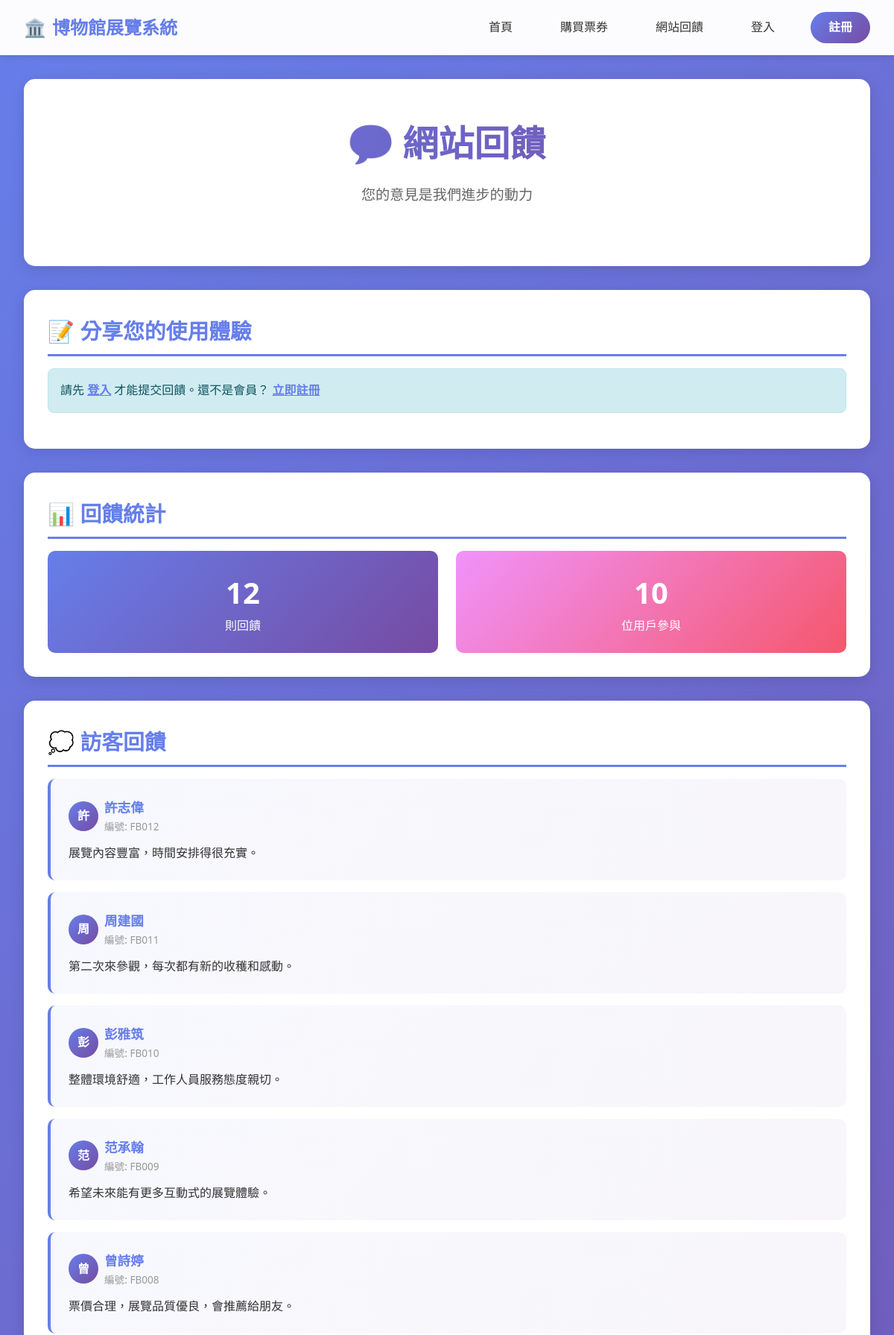
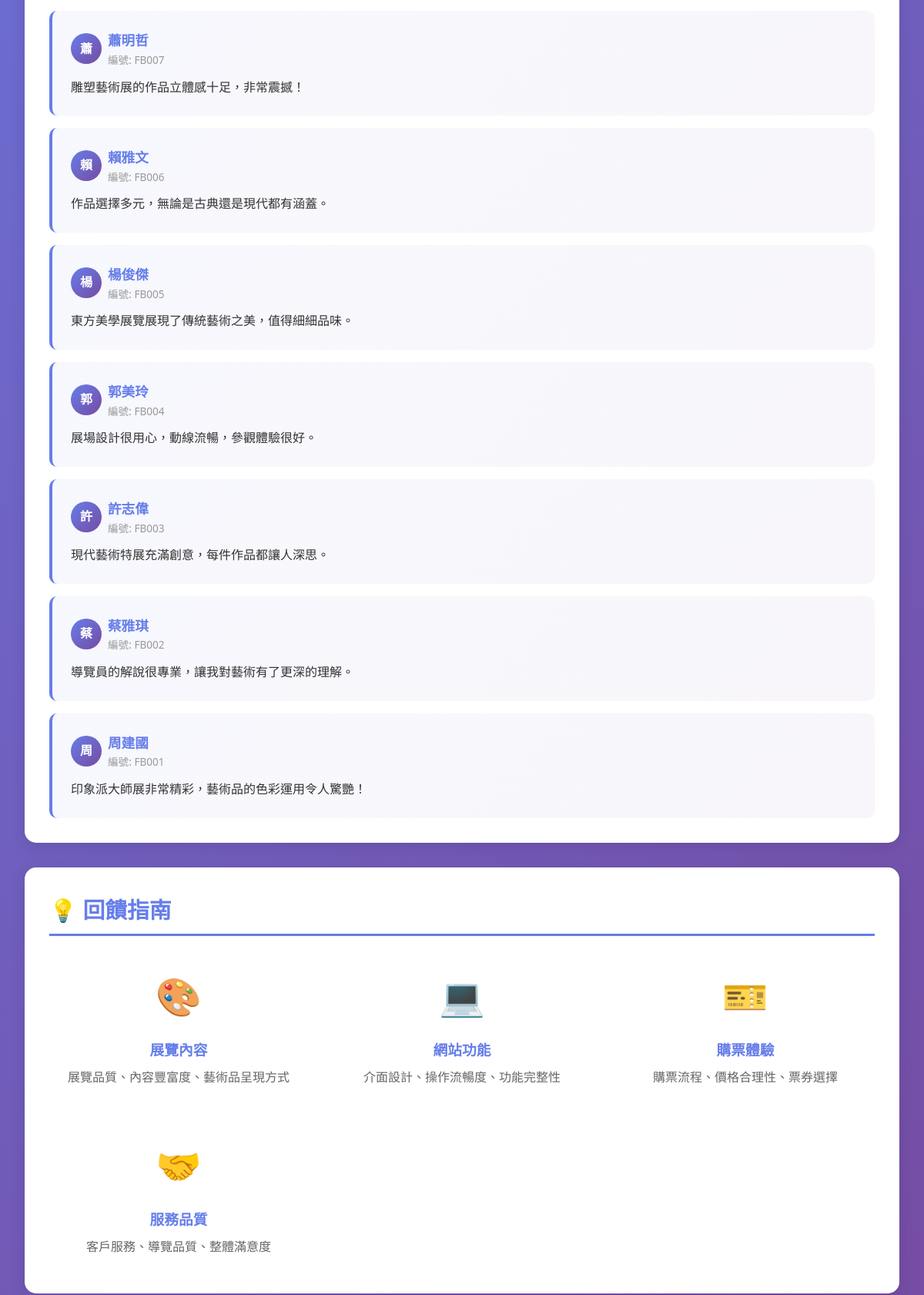
Page /feedback.php (upper part) on the committed database (2 pictures, top to bottom).
### tables this page shows
CREATE TABLE `feedback` (
  `id` varchar(10) NOT NULL,
  `fb_id` varchar(10) NOT NULL,
  `content` varchar(2000) NOT NULL
);

CREATE TABLE `person` (
  `id` varchar(10) NOT NULL,
  `gender` varchar(10) NOT NULL,
  `name` varchar(50) NOT NULL,
  `phone` varchar(10) NOT NULL,
  `mail` varchar(100) NOT NULL,
  `birth_date` date NOT NULL
);

### config.php (called while the page is built, shortened)
<?php
function isLoggedIn() {
    return isset($_SESSION['user_id']);
}
?>

### feedback.php (the view, shortened to what this page needs)
<?php
require_once 'config.php';
$sql = "SELECT f.content, p.name, f.fb_id, p.id
        FROM feedback f
        LEFT JOIN person p ON f.id = p.id
        WHERE f.fb_id NOT LIKE 'PWD_%'
        ORDER BY f.fb_id DESC";
$feedbacks = $conn->query($sql);
$sql = "SELECT COUNT(DISTINCT f.id) as feedback_users
        FROM feedback f
        WHERE f.fb_id NOT LIKE 'PWD_%'";
$stats = $conn->query($sql)->fetch_assoc();
?>
<!DOCTYPE html>
<html lang="zh-Hant">
<head>
    <link rel="stylesheet" href="css/style.css">
</head>
<body>
    <nav class="navbar">
        <div class="navbar-container">
            <a href="index.php" class="navbar-brand">
                <span>🏛️</span> 博物館展覽系統
            </a>
            <ul class="navbar-menu">
                <li><a href="index.php">首頁</a></li>
                <li><a href="ticket_purchase.php">購買票券</a></li>
                <li><a href="feedback.php">網站回饋</a></li>
                <?php if (isLoggedIn()): ?>
                    <li><a href="member_profile.php">會員資料</a></li>
                    <?php if (isCurator()): ?>
                        <li><a href="admin/index.php">後台管理</a></li>
                    <?php endif; ?>
                    <li><a href="logout.php" class="btn">登出</a></li>
                <?php else: ?>
                    <li><a href="login.php">登入</a></li>
                    <li><a href="register.php" class="btn">註冊</a></li>
                <?php endif; ?>
            </ul>
        </div>
    </nav>
    <div class="container">
        <div class="hero">
            <h1>💬 網站回饋</h1>
            <p>您的意見是我們進步的動力</p>
        </div>
        <div class="card">
            <h2 class="card-title">📝 分享您的使用體驗</h2>
            <?php if (isLoggedIn() && isVisitor()): ?>
                <form method="POST" action="">
                    <div class="form-group">
                        <label for="content">您的寶貴意見 *</label>
                        <textarea id="content" name="content" class="form-control" rows="5" required placeholder="請分享您對本網站的使用體驗、建議或任何想法...&#10;例如：展覽資訊、購票流程、網站介面、服務品質等"></textarea>
                        <small class="form-text">請盡量詳細描述，以便我們更好地改進服務</small>
                    </div>
                    <button type="submit" name="submit_feedback" class="btn btn-primary">提交回饋</button>
                </form>
            <?php else: ?>
                <div class="alert alert-info">
                    請先 <a href="login.php" style="color: #667eea; font-weight: bold;">登入</a>
                    才能提交回饋。還不是會員？
                    <a href="register.php" style="color: #667eea; font-weight: bold;">立即註冊</a>
                </div>
            <?php endif; ?>
        </div>
        <div class="card">
            <h2 class="card-title">📊 回饋統計</h2>
            <div style="display: grid; grid-template-columns: repeat(auto-fit, minmax(200px, 1fr)); gap: 1.5rem; margin-top: 1rem;">
                <div style="background: linear-gradient(135deg, #667eea 0%, #764ba2 100%); color: white; padding: 1.5rem; border-radius: 10px; text-align: center;">
                    <div style="font-size: 2.5rem; font-weight: bold;"><?php echo $feedbacks->num_rows; ?></div>
                    <div>則回饋</div>
                </div>
                <div style="background: linear-gradient(135deg, #f093fb 0%, #f5576c 100%); color: white; padding: 1.5rem; border-radius: 10px; text-align: center;">
                    <div style="font-size: 2.5rem; font-weight: bold;"><?php echo $stats['feedback_users']; ?></div>
                    <div>位用戶參與</div>
                </div>
            </div>
        </div>
        <div class="card">
            <h2 class="card-title">💭 訪客回饋</h2>
            <?php if ($feedbacks && $feedbacks->num_rows > 0): ?>
                <div style="display: grid; gap: 1rem; margin-top: 1rem;">
                    <?php while($feedback = $feedbacks->fetch_assoc()): ?>
                        <div style="background: linear-gradient(135deg, rgba(102, 126, 234, 0.05) 0%, rgba(118, 75, 162, 0.05) 100%); padding: 1.5rem; border-radius: 10px; border-left: 4px solid #667eea;">
                            <div style="display: flex; justify-content: space-between; align-items: center; margin-bottom: 0.75rem;">
                                <div style="display: flex; align-items: center; gap: 0.5rem;">
                                    <div style="width: 40px; height: 40px; border-radius: 50%; background: linear-gradient(135deg, #667eea 0%, #764ba2 100%); display: flex; align-items: center; justify-content: center; color: white; font-weight: bold;">
                                        <?php echo mb_substr($feedback['name'], 0, 1, 'UTF-8'); ?>
                                    </div>
                                    <div>
                                        <strong style="color: #667eea; font-size: 1.1rem;"><?php echo htmlspecialchars($feedback['name']); ?></strong>
                                        <div style="color: #999; font-size: 0.85rem;">編號: <?php echo htmlspecialchars($feedback['fb_id']); ?></div>
                                    </div>
                                </div>
                            </div>
                            <p style="color: #333; line-height: 1.6; margin: 0; white-space: pre-wrap;"><?php echo htmlspecialchars($feedback['content']); ?></p>
                        </div>
                    <?php endwhile; ?>
                </div>
            <?php endif; ?>
        </div>
        <div class="card">
            <h2 class="card-title">💡 回饋指南</h2>
            <div style="display: grid; grid-template-columns: repeat(auto-fit, minmax(250px, 1fr)); gap: 2rem; margin-top: 1.5rem;">
                <div style="text-align: center; padding: 1rem;">
                    <div style="font-size: 3rem; margin-bottom: 1rem;">🎨</div>
                    <h3 style="color: #667eea; margin-bottom: 0.5rem;">展覽內容</h3>
                    <p style="color: #666;">展覽品質、內容豐富度、藝術品呈現方式</p>
                </div>
                <div style="text-align: center; padding: 1rem;">
                    <div style="font-size: 3rem; margin-bottom: 1rem;">💻</div>
                    <h3 style="color: #667eea; margin-bottom: 0.5rem;">網站功能</h3>
                    <p style="color: #666;">介面設計、操作流暢度、功能完整性</p>
                </div>
                <div style="text-align: center; padding: 1rem;">
                    <div style="font-size: 3rem; margin-bottom: 1rem;">🎫</div>
                    <h3 style="color: #667eea; margin-bottom: 0.5rem;">購票體驗</h3>
                    <p style="color: #666;">購票流程、價格合理性、票券選擇</p>
                </div>
                <div style="text-align: center; padding: 1rem;">
                    <div style="font-size: 3rem; margin-bottom: 1rem;">🤝</div>
                    <h3 style="color: #667eea; margin-bottom: 0.5rem;">服務品質</h3>
                    <p style="color: #666;">客戶服務、導覽品質、整體滿意度</p>
                </div>
            </div>
        </div>
    </div>
</body>
</html>

### css/style.css (style rules this page uses)
* { margin: 0; padding: 0; box-sizing: border-box; }
body { font-family: 'Microsoft JhengHei', 'Segoe UI', Tahoma, Geneva, Verdana, sans-serif; line-height: 1.6; color: #333; background: linear-gradient(135deg, #667eea 0%, #764ba2 100%); min-height: 100vh; }
.navbar { background: rgba(255, 255, 255, 0.98); box-shadow: 0 2px 10px rgba(0, 0, 0, 0.1); position: sticky; top: 0; z-index: 1000; }
.navbar-container { max-width: 1200px; margin: 0 auto; display: flex; justify-content: space-between; align-items: center; padding: 1rem 2rem; }
.navbar-brand { font-size: 1.5rem; font-weight: bold; color: #667eea; text-decoration: none; display: flex; align-items: center; gap: 0.5rem; }
.navbar-menu { display: flex; list-style: none; gap: 2rem; align-items: center; }
.navbar-menu a { text-decoration: none; color: #333; font-weight: 500; transition: color 0.3s; padding: 0.5rem 1rem; border-radius: 5px; }
.navbar-menu .btn { background: linear-gradient(135deg, #667eea 0%, #764ba2 100%); color: white; padding: 0.5rem 1.5rem; border-radius: 25px; border: none; cursor: pointer; font-weight: 600; transition: transform 0.3s, box-shadow 0.3s; }
.container { max-width: 1200px; margin: 2rem auto; padding: 0 2rem; }
.card { background: white; border-radius: 15px; padding: 2rem; box-shadow: 0 5px 20px rgba(0, 0, 0, 0.1); margin-bottom: 2rem; transition: transform 0.3s, box-shadow 0.3s; }
.card-title { font-size: 1.8rem; color: #667eea; margin-bottom: 1rem; border-bottom: 3px solid #667eea; padding-bottom: 0.5rem; }
.btn { padding: 0.75rem 2rem; border: none; border-radius: 25px; font-size: 1rem; font-weight: 600; cursor: pointer; transition: all 0.3s; text-decoration: none; display: inline-block; text-align: center; }
.alert { padding: 1rem; border-radius: 8px; margin-bottom: 1rem; }
.alert-info { background: #d1ecf1; color: #0c5460; border: 1px solid #bee5eb; }
.hero { background: white; border-radius: 15px; padding: 3rem; text-align: center; margin-bottom: 2rem; box-shadow: 0 5px 20px rgba(0, 0, 0, 0.1); }
.hero h1 { font-size: 3rem; background: linear-gradient(135deg, #667eea 0%, #764ba2 100%); -webkit-background-clip: text; -webkit-text-fill-color: transparent; background-clip: text; margin-bottom: 1rem; }
.hero p { font-size: 1.2rem; color: #666; margin-bottom: 2rem; }

### rows in the picture
feedback: person.name "許", person.name "許志偉", fb "FB012", content "展覽內容豐富，時間安排得很充實。"
feedback: person.name "周", person.name "周建國", fb "FB011", content "第二次來參觀，每次都有新的收穫和感動。"
feedback: person.name "彭", person.name "彭雅筑", fb "FB010", content "整體環境舒適，工作人員服務態度親切。"
feedback: person.name "范", person.name "范承翰", fb "FB009", content "希望未來能有更多互動式的展覽體驗。"
feedback: person.name "曾", person.name "曾詩婷", fb "FB008", content "票價合理，展覽品質優良，會推薦給朋友。"
feedback: person.name "蕭", person.name "蕭明哲", fb "FB007", content "雕塑藝術展的作品立體感十足，非常震撼！"
feedback: person.name "賴", person.name "賴雅文", fb "FB006", content "作品選擇多元，無論是古典還是現代都有涵蓋。"
feedback: person.name "楊", person.name "楊俊傑", fb "FB005", content "東方美學展覽展現了傳統藝術之美，值得細細品味。"
feedback: person.name "郭", person.name "郭美玲", fb "FB004", content "展場設計很用心，動線流暢，參觀體驗很好。"
feedback: person.name "許", person.name "許志偉", fb "FB003", content "現代藝術特展充滿創意，每件作品都讓人深思。"
feedback: person.name "蔡", person.name "蔡雅琪", fb "FB002", content "導覽員的解說很專業，讓我對藝術有了更深的理解。"
feedback: person.name "周", person.name "周建國", fb "FB001", content "印象派大師展非常精彩，藝術品的色彩運用令人驚艷！"

### other values in the picture
$feedbacks->num_rows "12"
$stats['feedback_users'] "10"
